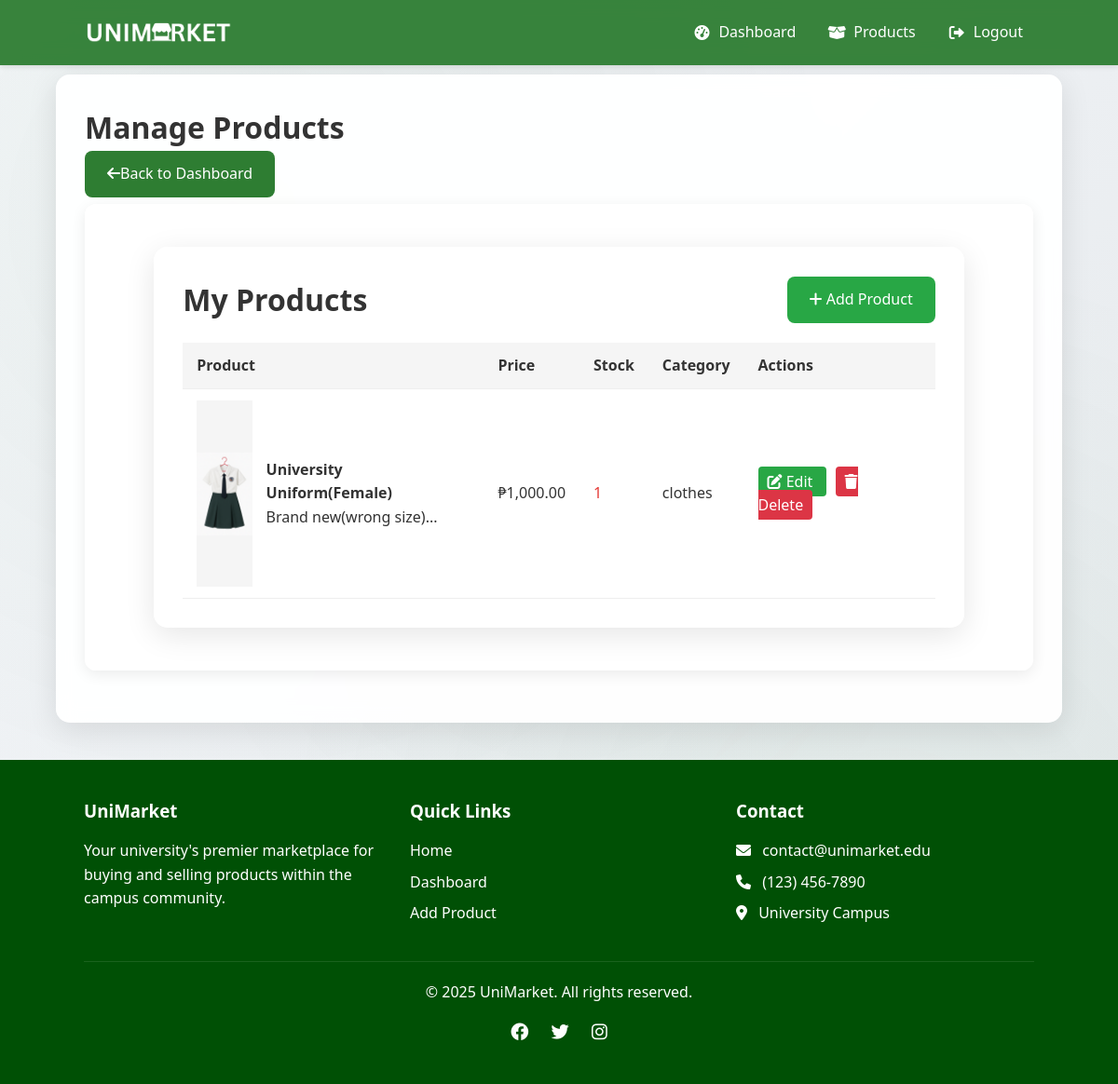
The page /unimarket/owner/products/list.php (signed in) on the database its author committed.
### tables this page shows
CREATE TABLE `products` (
  `product_id` int(11) NOT NULL,
  `owner_id` int(11) NOT NULL,
  `name` varchar(100) NOT NULL,
  `description` text DEFAULT NULL,
  `price` decimal(10,2) NOT NULL,
  `category` varchar(50) DEFAULT NULL,
  `stock_quantity` int(11) NOT NULL DEFAULT 0,
  `image_path` varchar(255) DEFAULT NULL,
  `size_data` longtext DEFAULT NULL CHECK (json_valid(`size_data`)),
  `created_at` timestamp NOT NULL DEFAULT current_timestamp(),
  `updated_at` timestamp NOT NULL DEFAULT current_timestamp() ON UPDATE current_timestamp(),
  `Sub_Cat` varchar(50) DEFAULT NULL
);

### Unimarket/owner/products/list.php (the view, shortened to what this page needs)
<?php
require_once '../../config/database.php';
$stmt = $pdo->prepare("SELECT * FROM products WHERE owner_id = ? ORDER BY created_at DESC");
$stmt->execute([$_SESSION['user_id']]);
$products = $stmt->fetchAll();
?>
<!DOCTYPE html>
<html lang="en">
<head>
    <link rel="stylesheet" href="/unimarket/assets/css/style.css">
    <link rel="stylesheet" href="/unimarket/assets/css/responsive.css">
    <link rel="stylesheet" href="https://cdnjs.cloudflare.com/ajax/libs/font-awesome/6.0.0/css/all.min.css">
</head>
<body>
    <?php include '../../includes/header.php'; ?>
    <div class="container-fluid">
        <div class="row">
            <div class="col-12">
                <div class="d-flex justify-content-between align-items-center mb-4">
                    <h1 class="h3 mb-0">Manage Products</h1>
                    <a href="../dashboard.php" class="btn btn-outline-secondary">
                        <i class="fas fa-arrow-left me-2"></i>Back to Dashboard
                    </a>
                </div>
                <div class="card">
                    <div class="container products-container">
                        <div class="products-header">
                            <h1>My Products</h1>
                            <a href="/unimarket/owner/products/add.php" class="btn" style="background-color: #28a745; color: white;">
                                <i class="fas fa-plus"></i> Add Product
                            </a>
                        </div>
                        <?php if (empty($products)): ?>
                            <div class="empty-products card">
                                <i class="fas fa-box-open" style="font-size: 3em; color: #ccc; margin-bottom: 20px;"></i>
                                <h3>You don't have any products yet</h3>
                                <p>Add your first product to start selling</p>
                                <a href="/unimarket/owner/products/add.php" class="btn">Add Product</a>
                            </div>
                        <?php else: ?>
                            <table class="products-table">
                                <thead>
                                    <tr>
                                        <th>Product</th>
                                        <th>Price</th>
                                        <th>Stock</th>
                                        <th>Category</th>
                                        <th>Actions</th>
                                    </tr>
                                </thead>
                                <tbody>
                                    <?php foreach ($products as $product): ?>
                                        <tr>
                                            <td>
                                                <div class="product-cell">
                                                    <div class="product-image">
                                                        <?php if ($product['image_path']): ?>
                                                            <img src="/unimarket/uploads/products/<?php echo $product['image_path']; ?>" alt="<?php echo htmlspecialchars($product['name']); ?>">
                                                        <?php else: ?>
                                                            <i class="fas fa-box-open" style="color: #ccc;"></i>
                                                        <?php endif; ?>
                                                    </div>
                                                    <div>
                                                        <h4><?php echo htmlspecialchars($product['name']); ?></h4>
                                                        <p><?php echo substr(htmlspecialchars($product['description']), 0, 50); ?>...</p>
                                                    </div>
                                                </div>
                                            </td>
                                            <td>₱<?php echo number_format($product['price'], 2); ?></td>
                                            <td class="<?php echo $product['stock_quantity'] < 5 ? 'stock-low' : ''; ?>">
                                                <?php echo $product['stock_quantity']; ?>
                                            </td>
                                            <td><?php echo htmlspecialchars($product['category']); ?></td>
                                            <td>
                                                <a href="/unimarket/owner/products/edit.php?id=<?php echo $product['product_id']; ?>" class="action-link edit">
                                                    <i class="fas fa-edit"></i> Edit
                                                </a>
                                                <a href="/unimarket/owner/products/delete.php?id=<?php echo $product['product_id']; ?>" class="action-link delete" onclick="return confirm('Are you sure you want to delete this product?')">
                                                    <i class="fas fa-trash"></i> Delete
                                                </a>
                                            </td>
                                        </tr>
                                    <?php endforeach; ?>
                                </tbody>
                            </table>
                        <?php endif; ?>
                    </div>
                </div>
            </div>
        </div>
    </div>
    <?php include '../../includes/footer.php'; ?>
</body>
</html>

### Unimarket/assets/css/style.css (style rules this page uses)
:root { --primary-color: #2e7d32; --primary-light: #60ad5e; --primary-dark: #005005; --secondary-color: #f5f5f5; --text-color: #333; --light-text: #fff; --error-color: #d32f2f; --success-color: #388e3c; --warning-color: #f57c00; --light-bg: #f5f5f5; --white: #ffffff; --border-color: #e0e0e0; --shadow-color: rgba(0, 0, 0, 0.1); }
* { margin: 0; padding: 0; box-sizing: border-box; font-family: 'Segoe UI', Tahoma, Geneva, Verdana, sans-serif; }
body { background-color: #f9f9f9; color: var(--text-color); line-height: 1.6; font-family: 'Roboto', sans-serif; min-height: 100vh; background: linear-gradient(135deg, #f5f7fa 0%, #e4e8eb 100%); position: relative; }
body::before { content: ''; position: fixed; top: 0; left: 0; width: 100%; height: 100%; background: radial-gradient(circle at 20% 20%, rgba(46, 125, 50, 0.05) 0%, transparent 50%), radial-gradient(circle at 80% 80%, rgba(76, 175, 80, 0.05) 0%, transparent 50%), radial-gradient(circle at 50% 50%, rgba(27, 94, 32, 0.03) 0%, transparent 50%); pointer-events: none; z-index: -1; }
.container { width: 90%; max-width: 1200px; margin: 20px auto; padding: 30px; background: rgba(255, 255, 255, 0.95); border-radius: 15px; box-shadow: 0 8px 32px rgba(0, 0, 0, 0.1); backdrop-filter: blur(10px); -webkit-backdrop-filter: blur(10px); border: 1px solid rgba(255, 255, 255, 0.2); }
.btn { display: inline-block; padding: 12px 24px; background: var(--primary-color); color: white; border: none; border-radius: 8px; cursor: pointer; text-decoration: none; font-size: 1rem; font-weight: 500; transition: all 0.3s ease; position: relative; overflow: hidden; }
.btn::after { content: ''; position: absolute; top: 0; left: 0; width: 100%; height: 100%; background: linear-gradient(45deg, transparent, rgba(255, 255, 255, 0.1), transparent); transform: translateX(-100%); transition: transform 0.6s ease; }
.card { background: rgba(255, 255, 255, 0.95); border-radius: 12px; box-shadow: 0 4px 16px rgba(0, 0, 0, 0.08); padding: 25px; margin-bottom: 25px; backdrop-filter: blur(5px); -webkit-backdrop-filter: blur(5px); border: 1px solid rgba(255, 255, 255, 0.2); transition: transform 0.3s ease, box-shadow 0.3s ease; }
.product-image { height: 200px; background-color: #f5f5f5; display: flex; align-items: center; justify-content: center; overflow: hidden; }
.product-image img { max-width: 100%; max-height: 100%; object-fit: cover; }

### Unimarket/owner/products/list.php (style rules this page uses)
.products-container { margin-top: 30px; }
.products-header { display: flex; justify-content: space-between; align-items: center; margin-bottom: 20px; flex-wrap: wrap; }
.products-table { width: 100%; border-collapse: collapse; margin-top: 20px; }
.products-table th, .products-table td { padding: 12px 15px; text-align: left; border-bottom: 1px solid #eee; }
.products-table th { background-color: #f5f5f5; font-weight: 600; }
.product-cell { display: flex; align-items: center; }
.product-image { width: 60px; height: 60px; margin-right: 15px; background-color: #f9f9f9; display: flex; align-items: center; justify-content: center; overflow: hidden; }
.product-image img { max-width: 100%; max-height: 100%; }
.stock-low { color: #e53935; }
.action-link { text-decoration: none; margin-right: 10px; padding: 5px 10px; border-radius: 4px; transition: background-color 0.3s ease; }
.action-link.edit { background-color: #28a745; color: white; }
.action-link.delete { background-color: #dc3545; color: white; }

### Unimarket/includes/header.php (style rules this page uses)
body { padding-top: 60px !important; }

### rows shown on the page
products: image_path (picture), name "University Uniform(Female)", description "Brand new(wrong size)", price "1,000.00", stock_quantity "1", category "clothes"
